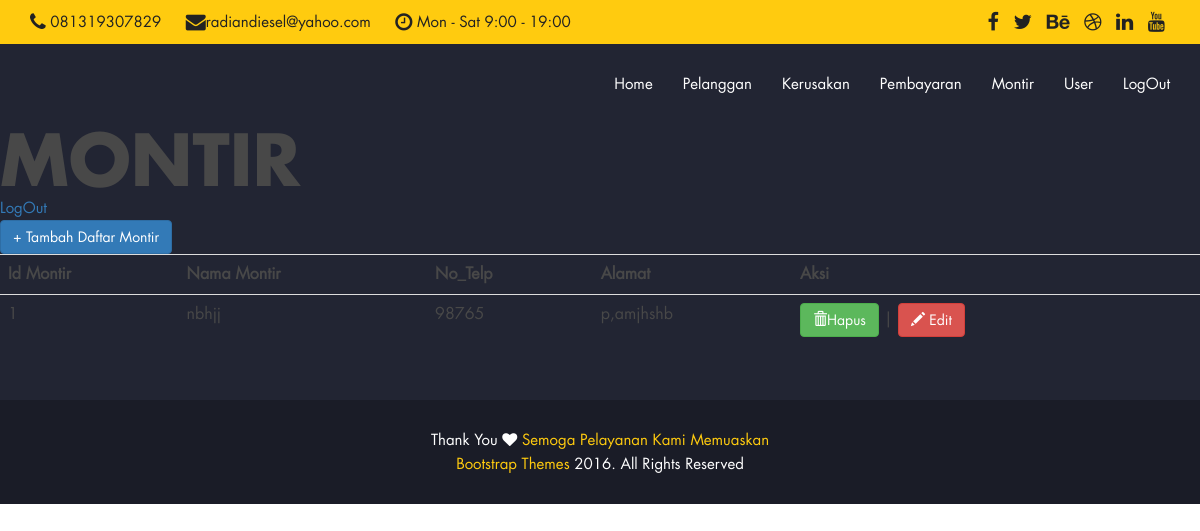
/index.php?p=montir (signed in), run on the app's committed database.
### tables this page shows
CREATE TABLE IF NOT EXISTS `montir` (
`id_montir` int(11) NOT NULL,
  `nama_montir` varchar(50) NOT NULL,
  `no_telp` int(15) NOT NULL,
  `alamat` text NOT NULL,
  `aksi` int(11) NOT NULL
);

### montir.php (the view, shortened to what this page needs)
<?php
	$proses=isset($_GET['proses']) ? $_GET['proses'] : 'list';
	switch($proses){
	case 'list':
?>
				<h1>Montir</h1>
			<a href="login.php"> LogOut</a> <br>
			<a href="?p=montir&proses=entri" class="btn btn-primary"> + Tambah Daftar Montir </a>
			<table class="table table-hover">
			<tr>
				<th>Id Montir</th>
				<th>Nama Montir</th>
				<th>No_Telp</th>
				<th>Alamat</th>
				<th>Aksi</th>
			</tr>
			<?php
			$sql=mysql_query("select * from montir");
			while ($data=mysql_fetch_array($sql)) {
			?>
			<tr>
				<td><?php echo $data['id_montir'];?></td>
				<td><?php echo $data['nama_montir'];?></td>
				<td><?php echo $data['no_telp'];?></td>
				<td><?php echo $data['alamat'];?></td>
				<td> <a href="aksi_montir.php?aksi=hapus&id_hapus=<?php echo $data['id_montir'];?>" onclick="return confirm('yakin akan menghapus data?')" class="btn btn-success"> <span class="glyphicon glyphicon-trash" ></span>Hapus</a>
				| <a href="?p=montir&proses=edit&id_edit=<?php echo $data['id_montir'];?>" class="btn btn-danger"><span class="glyphicon glyphicon-pencil"> </span> Edit</a></td>
			</tr>
			<?php
			}
			?>
		    </table>
<?php
	break;
?>
		<?php
	}
?>

### css/bootsnav.css (style rules this page uses)
body { -webkit-transition: all 0.3s ease-in-out; -moz-transition: all 0.3s ease-in-out; -o-transition: all 0.3s ease-in-out; -ms-transition: all 0.3s ease-in-out; transition: all 0.3s ease-in-out; }

### css/custom.css (style rules this page uses)
body { font-size: 15px; line-height: 24px; font-family: 'futura_ltbook', sans-serif; color: #484848; }
h1, h2, h3, h4, h5, h6 { font-weight: bold; text-transform: uppercase; color: #484848; font-family: 'futura_ltbold', sans-serif; }
h1 { font-size: 70px; margin:0; line-height: 72px; }
a,button { outline: 0 !important; }

### data on the page
montir: id_montir "1", nama_montir "nbhjj", no_telp "98765", alamat "p,amjhshb"
